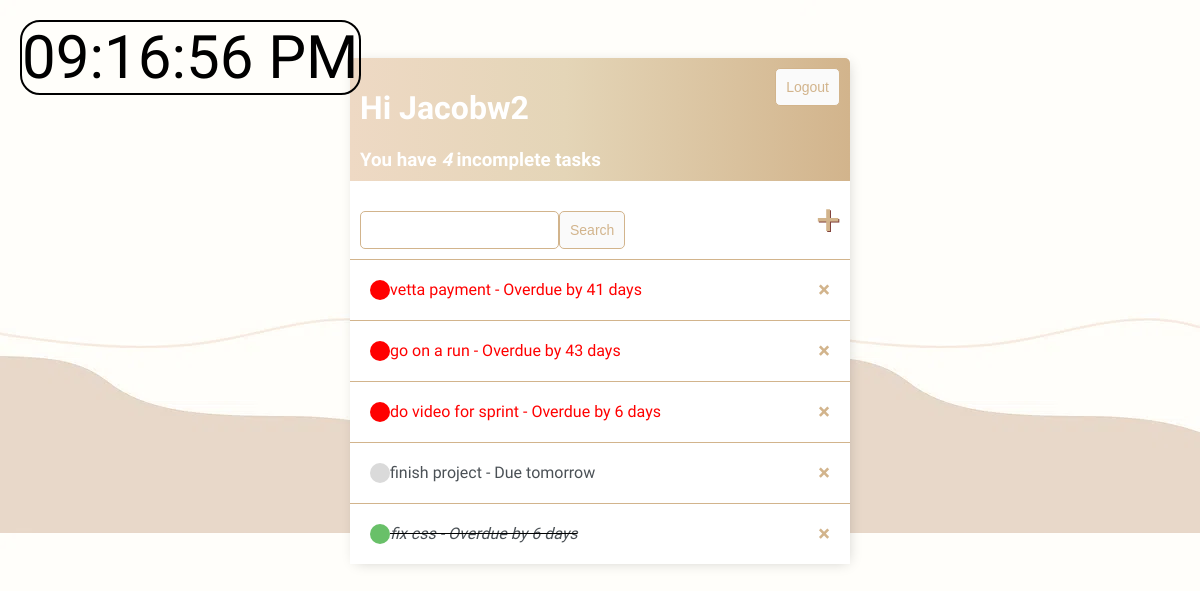
The app's page / (signed in), older data.
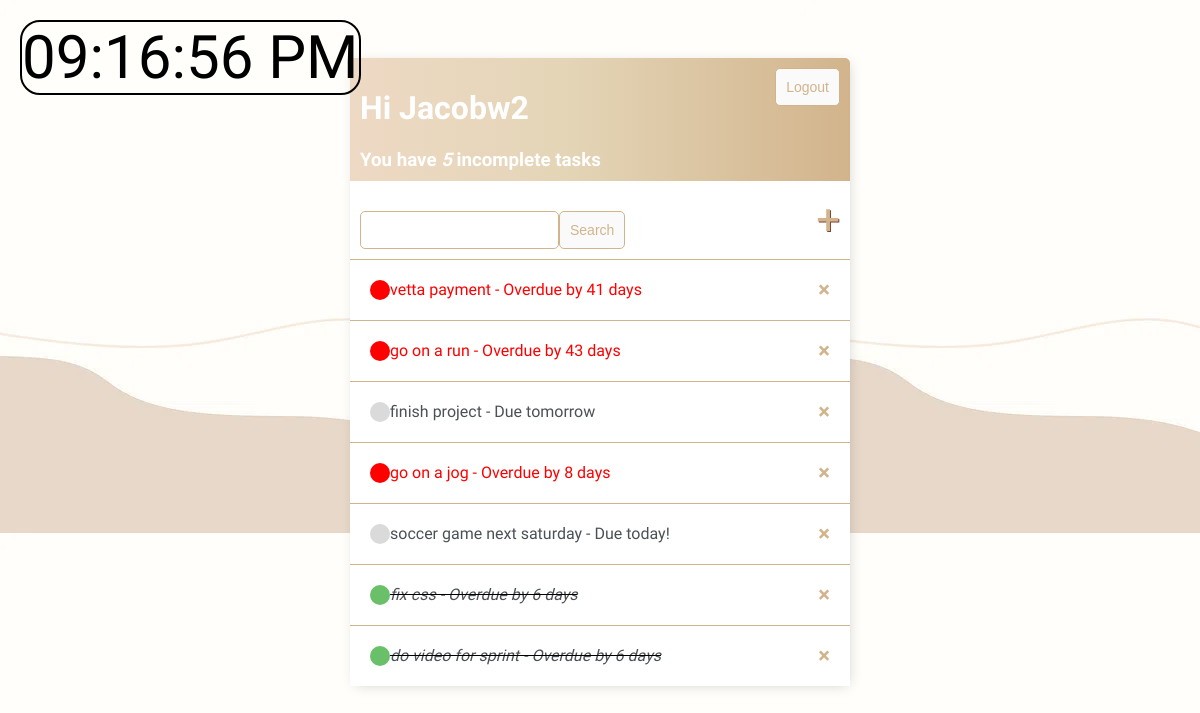
The same page, newer data.
### base/models.py (models this page shows)
class Task(models.Model):
    user = models.ForeignKey(User, on_delete=models.CASCADE, null=True, blank=True)
    title = models.CharField(max_length=200)
    assignee = models.CharField(null=True, blank=True, max_length=200)
    task_group = models.CharField(null=True, blank=True, max_length=200)
    due_date = models.DateField(default=date.today)
    description = models.TextField(null=True, blank=True)
    complete = models.BooleanField(default=False)
    created = models.DateTimeField(auto_now_add=True)
    def days_til_due(self):
        today = date.today()
        if self.due_date is not None:
            return (self.due_date - today).days
        else:
            return None
    def __str__(self):
        days = self.days_til_due()
        if days is None:
            return f"{self.title} - Due date not set"
        elif days == 0:
            return f"{self.title} - Due today!"
        elif days == 1:
            return f"{self.title} - Due tomorrow"
        elif days > 0:
            return f"{self.title} - Due in {days} days"
        else:
            return f"{self.title} - Overdue by {-days} days"""
    class Meta:
        ordering = ['complete']

### base/views.py (the view)
# urls.py: path('', TaskList.as_view(), name='tasks'),
class TaskList(LoginRequiredMixin, ListView):
    model = Task
    context_object_name = 'tasks'
    def get_context_data(self, **kwargs):
        context = super().get_context_data(**kwargs)
        context['tasks'] = context['tasks'].filter(user=self.request.user)
        context['count'] = context['tasks'].filter(complete=False).count()
        search_input = self.request.GET.get('search-area') or ''
        if search_input:
            context['tasks'] = context['tasks'].filter(
                Q(title__startswith=search_input) | Q(task_group__startswith=search_input))
        context['search_input'] = search_input
        return context

### base/templates/base/task_list.html (shortened to what this page needs)
{% extends 'base/main.html' %}
{% block content %}
<div class="header-bar">
    <div>
        <h1>Hi {{request.user|title}}</h1>
        <h3 style="margin:0">You have <i>{{count}}</i> incomplete task{{ count|pluralize:"s"}}</h3>
    </div>
    {% if request.user.is_authenticated %}
    <form method="post" action="{% url 'logout' %}">
        <input class="button" type="submit" value="Logout">
    </form>
    {% else %}
    <a href="{% url 'login' %}">Login</a>
    {% endif %}
</div>
<div id="search-add-wrapper">
    <form method="GET" style="margin-top: 20px;display: flex;">
        <input type='text' name='search-area' value="{{search_input}}">
        <input class="button" type='submit' value='Search'>
    </form>
    <a id="add-link" href="{% url 'task-create' %}">&#x2b;</a>
</div>
<div class="task-items-wrapper">
    {% for task in tasks %}
    <div class="task-wrapper {% if task.complete %}task-complete{% endif %} {% if task.days_til_due|default:0 < 0 %}task-overdue{% endif %}">
        {% if task.complete %}
        <div class="task-title">
            <div class="task-complete-icon"></div>
            <i><s><a href="{% url 'task-update' task.id %}">{{task}}</a></s></i>
        </div>
        <a class="delete-link" href="{% url 'task-delete' task.id %}">&#215;</a>
        {% else %}
        <div class="task-title">
            <div class="task-incomplete-icon"></div>
            <a href="{% url 'task-update' task.id %}">{{task}}</a>
        </div>
        <a class="delete-link" href="{% url 'task-delete' task.id %}">&#215;</a>
        {% endif %}
    </div>
    {% empty %}
    <h3>No items in list</h3>
    {% endfor %}
</div>
{% endblock content %}

Row changes from the older to the newer data that the page shows:
added Task: due_date+title "go on a jog - Overdue by 8 days"
added Task: due_date+title "soccer game next saturday - Due today!"
changed Task "do video for sprint - Overdue by 6 days": complete False → True (drawn); moves down the list
Text that changed along with them:
{{ count }}: "4" → "5"
